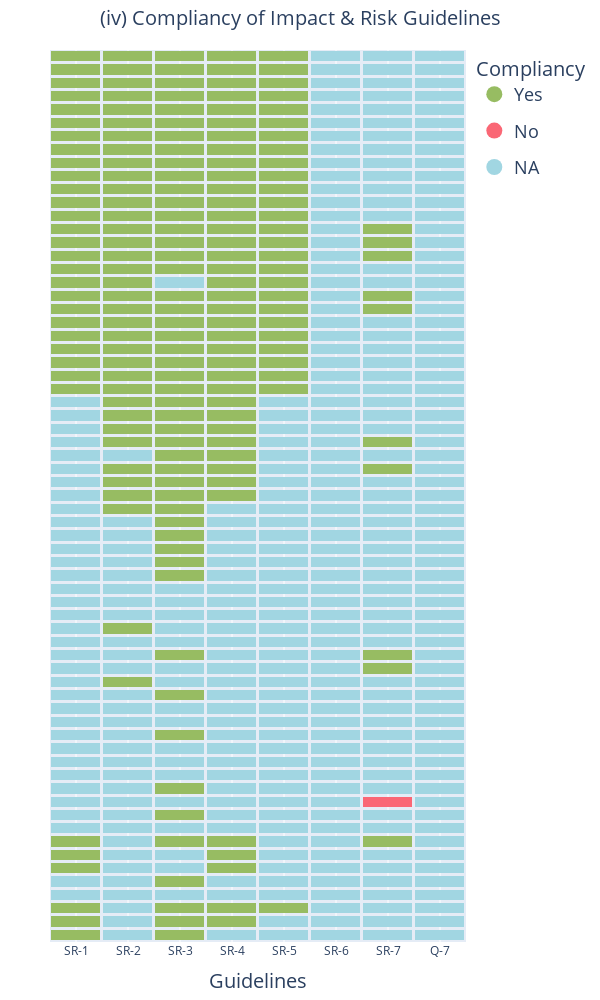

The notebook cell saved with this chart:
### Code cell
plot_heatmap_1(risk)

### Figure 1 — Plotly figure (JSON) as saved in the notebook; plotly's stock layout.template omitted (floating-point values rounded to 4 significant figures; data arrays with more than 128 entries replaced by an {"elided": "..."} marker saying what was removed)
{"data": [{"colorscale": [[0, "#97BC62"], [0.5, "#FA6775"], [1, "#A1D6E2"]], "hoverongaps": false, "showscale": false, "type": "heatmap", "x": ["SR-1", "SR-2", "SR-3", "SR-4", "SR-5", "SR-6", "SR-7", "Q-7"], "xgap": 3, "y": ["DOC-0", "DOC-1", "DOC-2", "DOC-3", "DOC-4", "DOC-5", "DOC-6", "DOC-7", "DOC-8", "DOC-9", "DOC-10", "DOC-11", "DOC-12", "DOC-13", "DOC-14", "DOC-15", "DOC-16", "DOC-17", "DOC-18", "DOC-19", "DOC-20", "DOC-21", "DOC-22", "DOC-23", "DOC-24", "DOC-25", "DOC-26", "DOC-27", "DOC-28", "DOC-29", "DOC-30", "DOC-31", "DOC-32", "DOC-33", "DOC-34", "DOC-35", "DOC-36", "DOC-37", "DOC-38", "DOC-39", "DOC-40", "DOC-41", "DOC-42", "DOC-43", "DOC-44", "DOC-45", "DOC-46", "DOC-47", "DOC-48", "DOC-49", "DOC-50", "DOC-51", "DOC-52", "DOC-53", "DOC-54", "DOC-55", "DOC-56", "DOC-57", "DOC-58", "DOC-59", "DOC-60", "DOC-61", "DOC-62", "DOC-63", "DOC-64", "DOC-65", "DOC-66"], "ygap": 3, "z": {"elided": "67x8 int values"}}, {"legendgroup": "Yes", "marker": {"color": "#97BC62", "size": 100000}, "mode": "markers", "name": "Yes", "showlegend": true, "type": "scatter", "x": [null], "y": [null]}, {"legendgroup": "No", "marker": {"color": "#FA6775", "size": 100000}, "mode": "markers", "name": "No", "showlegend": true, "type": "scatter", "x": [null], "y": [null]}, {"legendgroup": "NA", "marker": {"color": "#A1D6E2", "size": 100000}, "mode": "markers", "name": "NA", "showlegend": true, "type": "scatter", "x": [null], "y": [null]}], "layout": {"height": 1000, "legend": {"font": {"size": 18}, "title": {"font": {"size": 20}, "text": "Compliancy"}}, "margin": {"b": 50, "l": 50, "r": 50, "t": 50}, "title": {"font": {"size": 20}, "text": "(iv) Compliancy of Impact & Risk Guidelines", "x": 0.5}, "width": 600, "xaxis": {"autorange": true, "range": [-0.5, 7.5], "title": {"font": {"size": 20}, "text": "Guidelines"}, "type": "category"}, "yaxis": {"autorange": true, "range": [-0.5, 66.5], "showticklabels": false, "title": {"font": {"size": 20}, "text": "Document"}, "type": "category", "visible": false}}}
